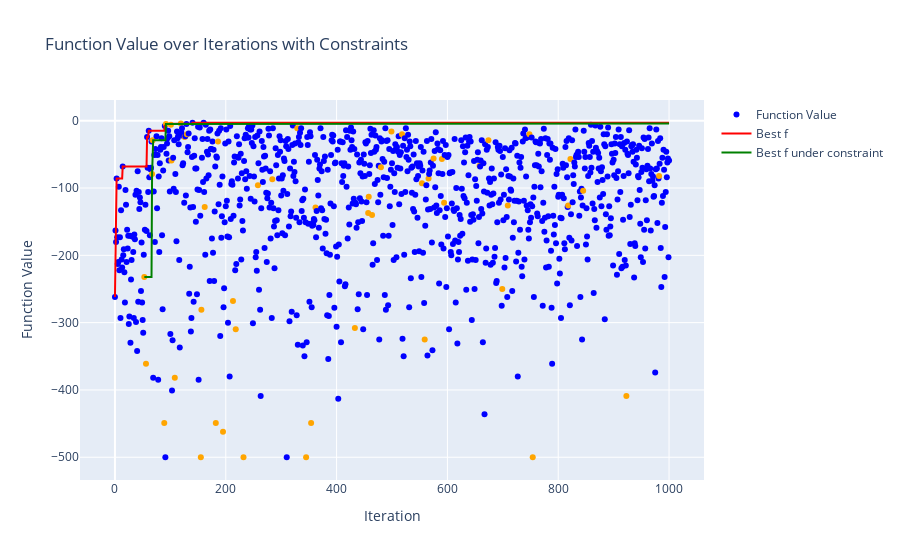

The notebook cell saved with this chart:
### Code cell
filename = log_files[6]
print(filename)
print()

log_file_path = os.path.join(LOG_DIR, filename)
df_merged, settings = parse_and_prepare_data(log_file_path)

print("実験設定")
display(settings)
print()
display(df_merged.head())

plot_function_values(df_merged)

### Figure 1 — Plotly figure (JSON) as saved in the notebook; plotly's stock layout.template omitted (floating-point values rounded to 4 significant figures; data arrays with more than 128 entries replaced by an {"elided": "..."} marker saying what was removed)
{"data": [{"marker": {"color": {"elided": "1001 str values"}}, "mode": "markers", "name": "Function Value", "type": "scatter", "x": {"elided": "1001 int values"}, "y": {"elided": "1001 int values"}}, {"line": {"color": "red"}, "mode": "lines", "name": "Best f", "type": "scatter", "x": {"elided": "1001 int values"}, "y": {"elided": "1001 int values"}}, {"line": {"color": "green"}, "mode": "lines", "name": "Best f under constraint", "type": "scatter", "x": {"elided": "1001 int values"}, "y": {"elided": "1001 int values"}}], "layout": {"showlegend": true, "title": {"text": "Function Value over Iterations with Constraints"}, "xaxis": {"title": {"text": "Iteration"}}, "yaxis": {"title": {"text": "Function Value"}}}}
